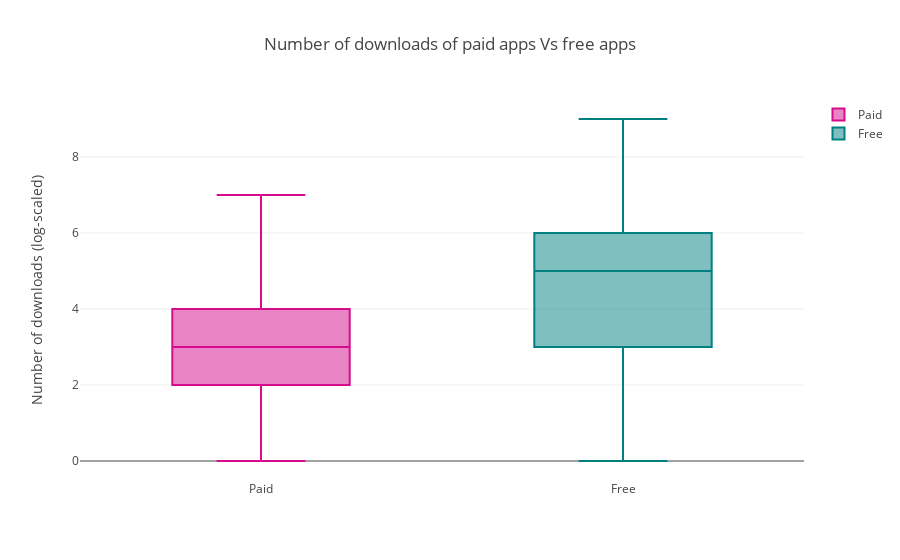

The notebook cell this image was saved under:
### Markdown cell above
### Are paid apps downloaded as much as free apps?

### Code cell
trace0 = go.Box(
    y=np.log10(df['Installs'][df.Type=='Paid']),
    name = 'Paid',
    marker = dict(
        color = 'rgb(214, 12, 140)',
    )
)

trace1 = go.Box(
    y=np.log10(df['Installs'][df.Type=='Free']),
    name = 'Free',
    marker = dict(
        color = 'rgb(0, 128, 128)',
    )
)

layout = go.Layout(
    title = "Number of downloads of paid apps Vs free apps",
    yaxis= {'title': 'Number of downloads (log-scaled)'}
)

data = [trace0, trace1]
py.iplot({'data': data, 'layout': layout})

### Figure 1 — Plotly figure (JSON) as saved in the notebook; plotly's stock layout.template omitted (floating-point values rounded to 4 significant figures; data arrays with more than 128 entries replaced by an {"elided": "..."} marker saying what was removed)
{"data": [{"marker": {"color": "rgb(214, 12, 140)"}, "name": "Paid", "type": "box", "uid": "6d02b7c3-559b-4323-9328-8bca9b5737a2", "y": {"elided": "756 float values"}}, {"marker": {"color": "rgb(0, 128, 128)"}, "name": "Free", "type": "box", "uid": "47dadd8d-3c25-4970-8d2f-d99b3c5a8941", "y": {"elided": "8902 float values"}}], "layout": {"title": {"text": "Number of downloads of paid apps Vs free apps"}, "yaxis": {"title": {"text": "Number of downloads (log-scaled)"}}}}
